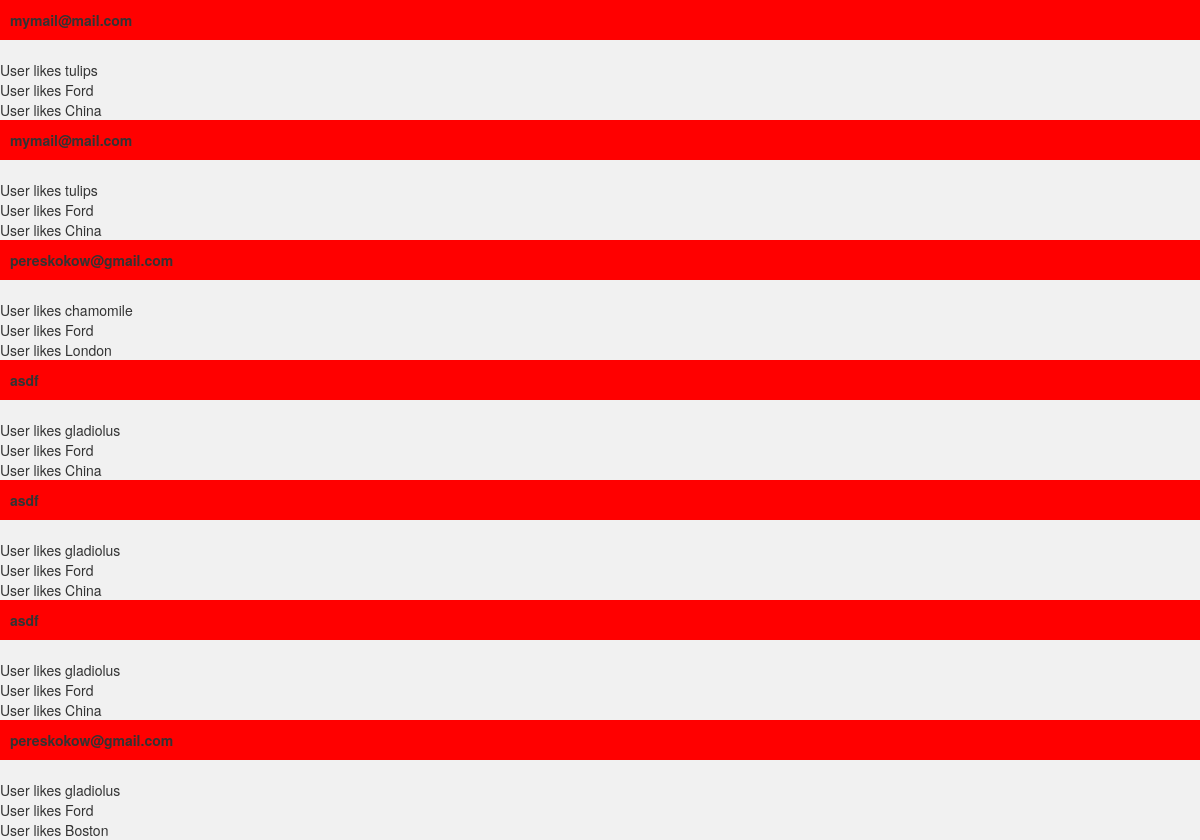
The app's page /admin.php with its own data.
### tables this page shows
CREATE TABLE `user_answers` (
  `id` int(11) NOT NULL AUTO_INCREMENT,
  `email` varchar(255) DEFAULT NULL,
  `q1_id` int(11) DEFAULT '1',
  `q2_id` int(11) DEFAULT '1',
  `q3_id` int(11) DEFAULT '1',
  PRIMARY KEY (`id`)
);

CREATE TABLE `questionanswers` (
  `Id` int(11) NOT NULL AUTO_INCREMENT,
  `QuestionId` int(11) NOT NULL,
  `AnswerText` tinytext NOT NULL,
  `AnswerImage` varchar(255) NOT NULL,
  PRIMARY KEY (`Id`)
);

### admin.php (the view, shortened to what this page needs)
<?php require_once 'app/bootstrap.php'; ?>
<html>
<head>
    <link rel="stylesheet" href="css/bootstrap.css">
    <link rel="stylesheet" href="css/style.css">
</head>
<body>
<?php
$sth = $dbh->query('SELECT * FROM user_answers ua JOIN questionanswers qa where qa.Id = ua.q1_id or qa.Id = ua.q2_id or qa.Id = ua.q3_id');
$result = $sth->fetchAll();
$uid = 0;
foreach ($result as $key => $label) {
    $user_id = $label['id'];
    if ( $uid != $user_id ) {
        echo "<div>";
        echo "<span class='field-user-email'><b>".$label['email']."</b></span><br>";
        $uid = $user_id;
    }
    echo '<span>User likes ' . $label['AnswerText'] . '</span><br>';
}
?>
</body>
</html>

### css/style.css (style rules this page uses)
html, body { height: 100%; background-color: #F1F1F1; }
.field-user-email { padding: 10px; background-color: red; display: block; }

### records on screen
user_answers: email "mymail@mail.com", questionanswers.AnswerText "tulips", questionanswers.AnswerText "Ford", questionanswers.AnswerText "China"
user_answers: email "mymail@mail.com", questionanswers.AnswerText "tulips", questionanswers.AnswerText "Ford", questionanswers.AnswerText "China"
user_answers: email "pereskokow@gmail.com", questionanswers.AnswerText "chamomile", questionanswers.AnswerText "Ford", questionanswers.AnswerText "London"
user_answers: email "asdf", questionanswers.AnswerText "gladiolus", questionanswers.AnswerText "Ford", questionanswers.AnswerText "China"
user_answers: email "asdf", questionanswers.AnswerText "gladiolus", questionanswers.AnswerText "Ford", questionanswers.AnswerText "China"
user_answers: email "asdf", questionanswers.AnswerText "gladiolus", questionanswers.AnswerText "Ford", questionanswers.AnswerText "China"
user_answers: email "pereskokow@gmail.com", questionanswers.AnswerText "gladiolus", questionanswers.AnswerText "Ford", questionanswers.AnswerText "Boston"
